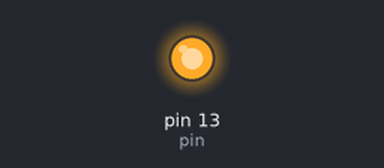
Recording of a sketch running on a simulated Arduino Uno, built with avr-gcc and run on an emulated ATmega328P. On the bench: output pins drawn as LEDs (lit = HIGH).

Above: at 0.9 s.
At 7.3 s:
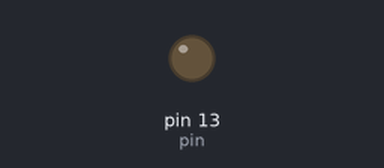
Timing chart, 0 to 8.7 s (numbered marks = the images above):
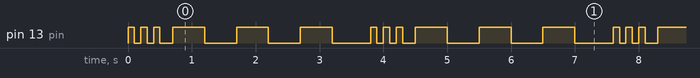

Measured:
- by itself, pin 13 (pin): repeats every 3.8 s: 2 × (LOW 0.10 s, HIGH 0.10 s), LOW 0.20 s, 2 × (HIGH 0.50 s, LOW 0.50 s), HIGH 0.50 s, LOW 0.60 s, HIGH 0.10 s
- by itself, everything shown: repeats every 3.8 s, in 12 steps

The sketch:

first.ino
```cpp
int pin = 13;
int dot = 100;
int dash = 500;

void setup() {
  // put your setup code here, to run once:
pinMode(pin,OUTPUT);
}

void loop() {
  // put your main code here, to run repeatedly:
digitalWrite(pin,HIGH);
delay(dot);
digitalWrite(pin,LOW);
delay(dot);

digitalWrite(pin,HIGH);
delay(dot);
digitalWrite(pin,LOW);
delay(dot);

digitalWrite(pin,HIGH);
delay(dot);
digitalWrite(pin,LOW);
delay(dot+100);

digitalWrite(pin,HIGH);
delay(dash);
digitalWrite(pin,LOW);
delay(dash);

digitalWrite(pin,HIGH);
delay(dash);
digitalWrite(pin,LOW);
delay(dash);

digitalWrite(pin,HIGH);
delay(dash);
digitalWrite(pin,LOW);
delay(dash+100);
}
```
